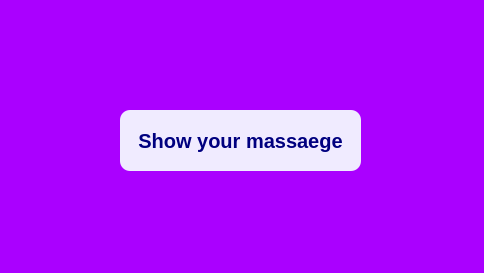
<?xml version="1.0" encoding="UTF-8"?>
<ui version="4.0">
 <class>MainWindow</class>
 <widget class="QMainWindow" name="MainWindow">
  <property name="geometry">
   <rect>
    <x>0</x>
    <y>0</y>
    <width>484</width>
    <height>273</height>
   </rect>
  </property>
  <property name="windowTitle">
   <string>My_1st_project</string>
  </property>
  <property name="styleSheet">
   <string notr="true">background-color:rgb(170, 0, 255);
</string>
  </property>
  <widget class="QWidget" name="centralwidget">
   <widget class="QPushButton" name="pushButton">
    <property name="geometry">
     <rect>
      <x>120</x>
      <y>110</y>
      <width>241</width>
      <height>61</height>
     </rect>
    </property>
    <property name="font">
     <font>
      <pointsize>15</pointsize>
      <weight>75</weight>
      <bold>true</bold>
     </font>
    </property>
    <property name="styleSheet">
     <string notr="true">QPushButton{
background-color:rgb(240, 235, 255);
color:rgb(0, 0, 127);
border-radius:10px;
}
QPushButton::hover{
background-color:rgb(170, 0, 0);
color:rgb(255, 255, 127);
border-radius:10px;
}</string>
    </property>
    <property name="text">
     <string>Show your massaege</string>
    </property>
   </widget>
  </widget>
  <widget class="QStatusBar" name="statusbar"/>
 </widget>
 <resources/>
 <connections/>
</ui>
